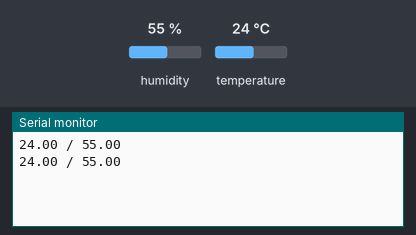
A sketch run on a simulated Arduino Uno, built with avr-gcc and run on an emulated ATmega328P. On the bench: the last lines printed to the serial monitor. The inputs (shaded band) are chosen by the test bench; at power-on: humidity 55 %, temperature 24 °C.

Above: at 10.8 s.
10.9 s: humidity set to 22 %
At 15.9 s:
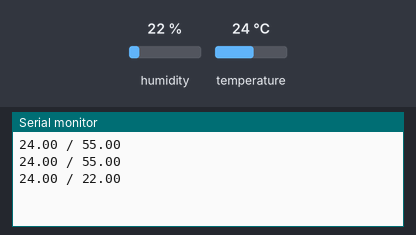
18.4 s: temperature set to 12 °C
At 20.6 s:
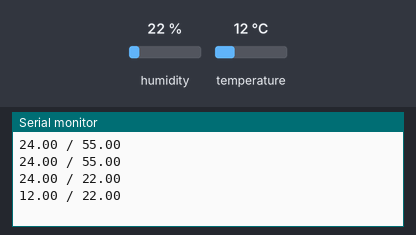
25.9 s: humidity set to 40 %
At 31.2 s:
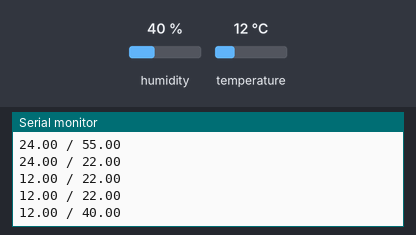
Timing chart, 0 to 32.7 s (numbered marks = the images above; inputs shaded):
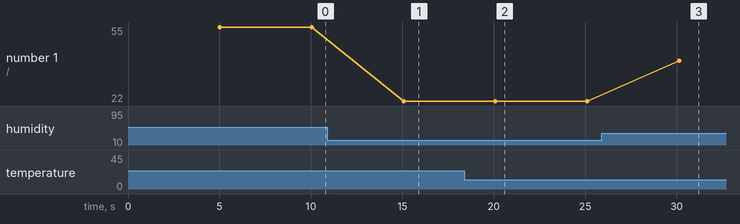

The sketch:

2-3.ino
```cpp
// 温湿度計

// arduino-cli lib install "Adafruit Unified Sensor"
// arduino-cli lib install "DHT sensor library"
#include <DHT.h>
const byte TEMP_SNR = 32;

DHT dht(TEMP_SNR, DHT11);

void setup() {
  Serial.begin(115200);
  dht.begin();
}

void loop() {
  delay(5000);
  float g_humidity = dht.readHumidity();
  float g_temperature = dht.readTemperature();

  Serial.print(String(g_temperature));
  Serial.print(" / ");
  Serial.println(String(g_humidity));
}
```

Measured:
- after the input at 10.9 s, the serial monitor: prints a new line after 4.2 s (image 1)
- after the input at 18.4 s, the serial monitor: prints a new line after 1.7 s (image 2)
- after the input at 25.9 s, the serial monitor: prints a new line after 4.2 s (image 3)
- plotted number 1: 55 → 22 after the input at 10.9 s, 22 → 40 after the input at 25.9 s
